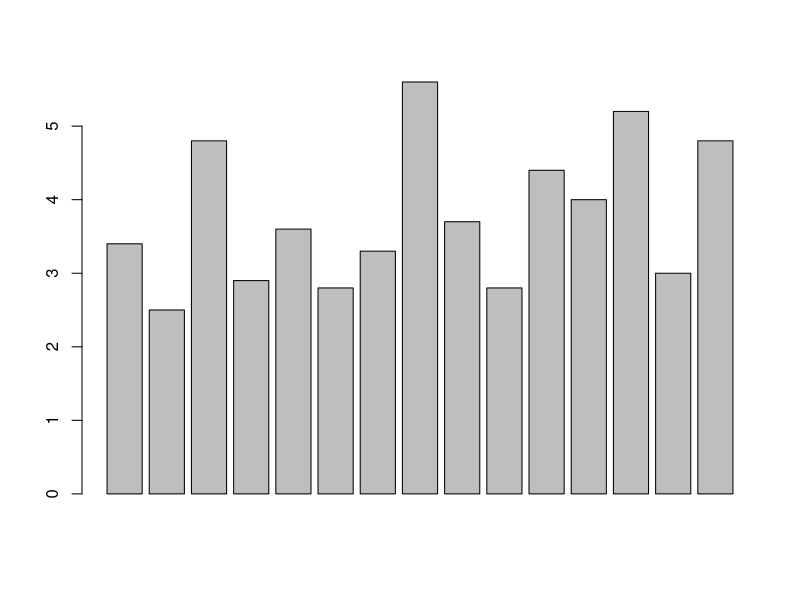
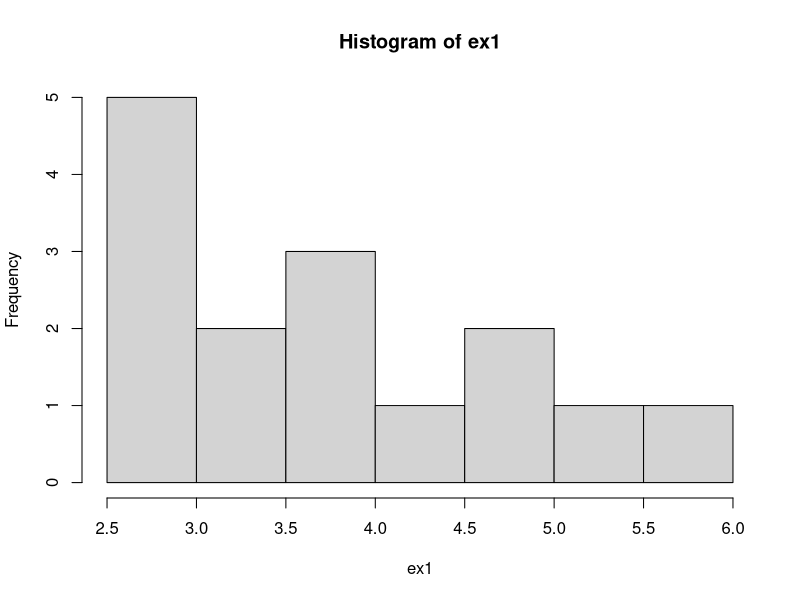
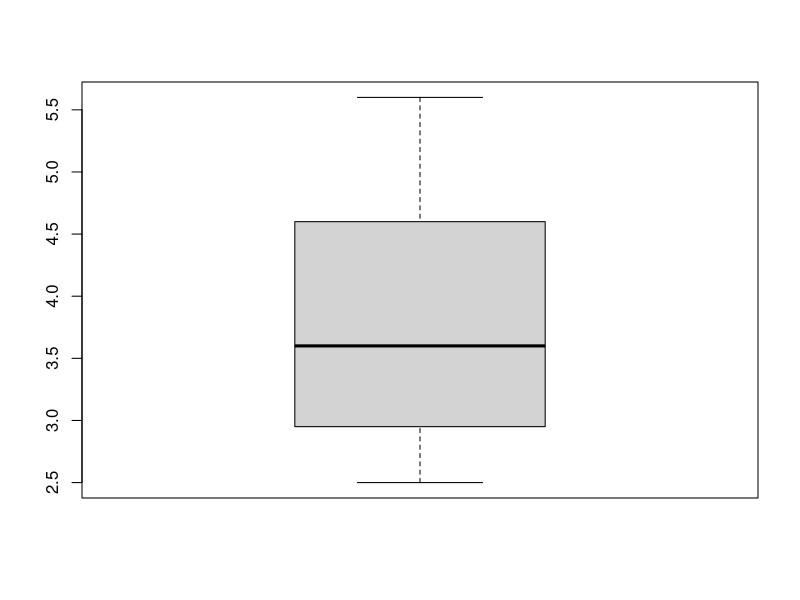
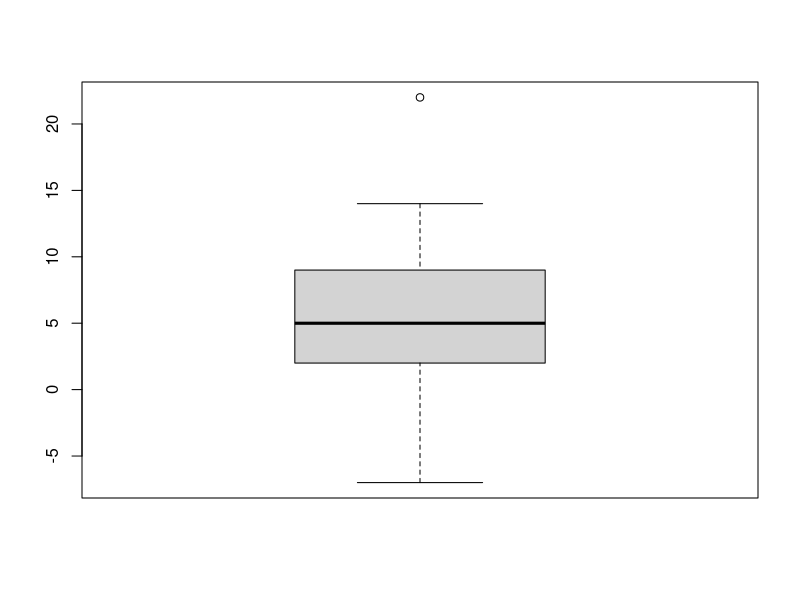
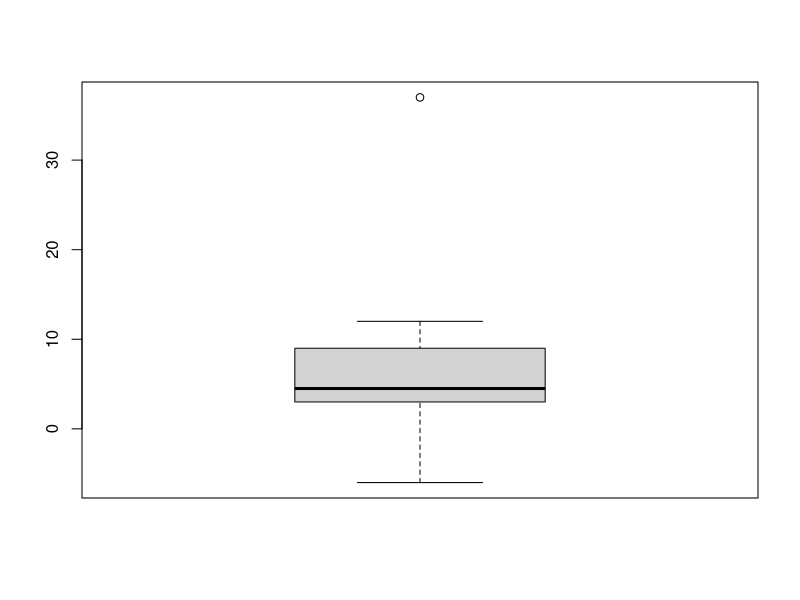
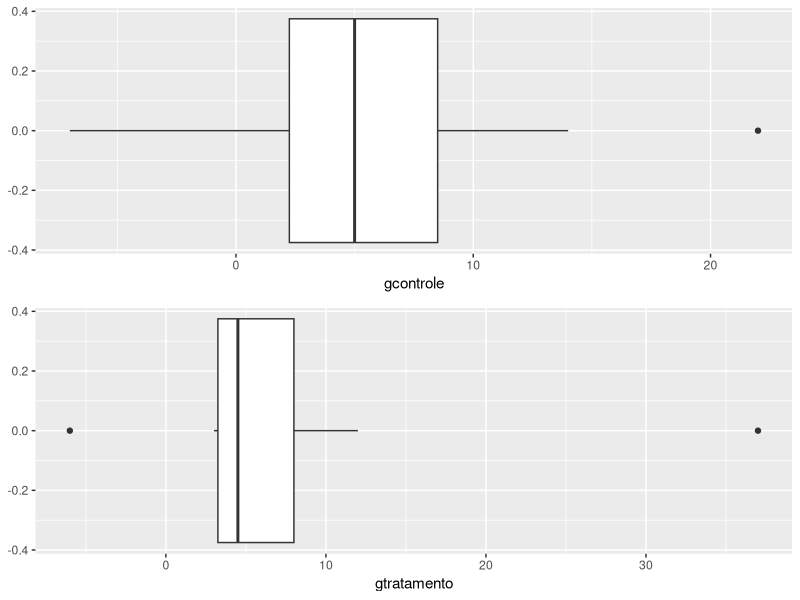
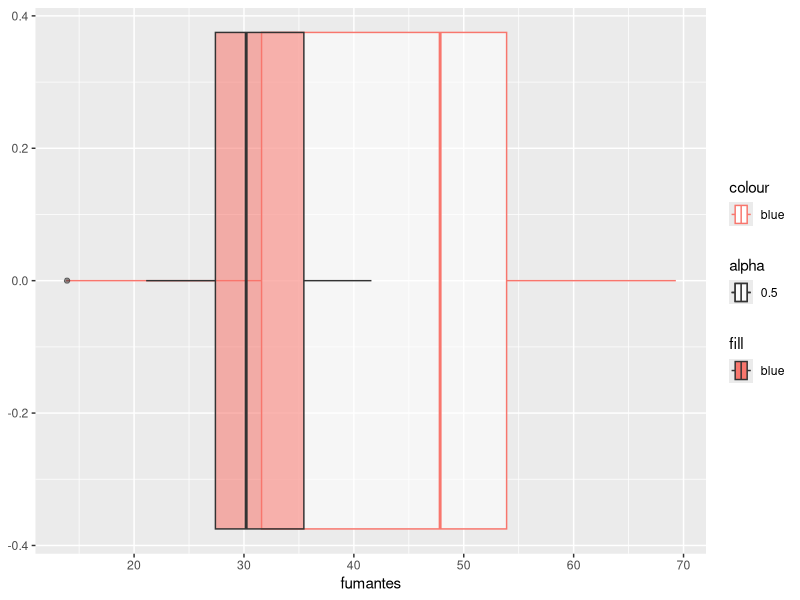
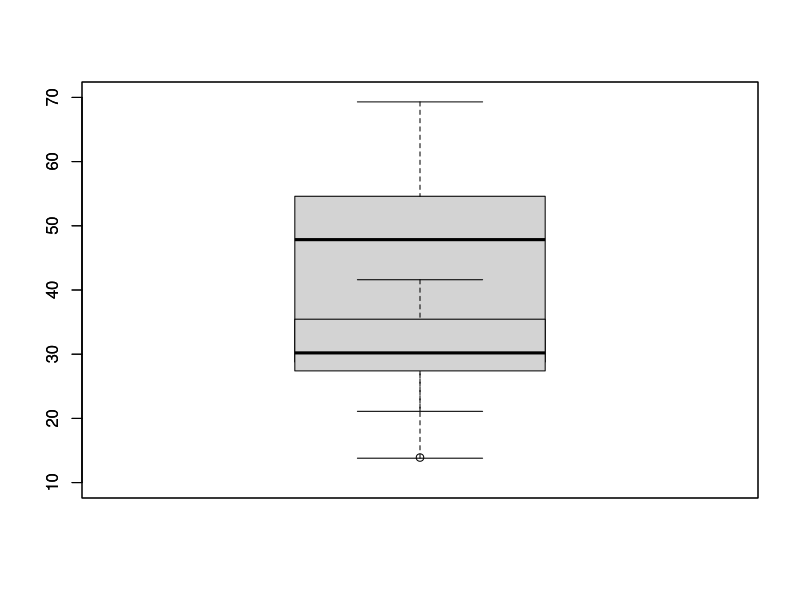

Source code (R) for these figures, in order:
## ---- chunk 1
library(tidyverse)

## ---- chunk 2
ex1 <- c(3.4, 2.5, 4.8, 2.9, 3.6, 2.8, 3.3, 5.6, 3.7, 2.8, 4.4, 4.0, 5.2, 3.0, 4.8)

# Grafico de Barras
barplot(ex1)
hist(ex1)

mean(ex1)
median(ex1)

boxplot(ex1)
# Grafico de ramo e folhas
stem(ex1)

## ---- chunk 3
gcontrole <- c( 7, 3, -4, 14, 2, 5, 22, -7, 9, 5)
gtratamento <- c(-6, 5, 9, 4, 4, 12, 37, 5, 3, 3)

# Boxplots

boxplot(gcontrole)
boxplot(gtratamento)

mean(gtratamento)
median(gtratamento)


mean(gcontrole)
median(gcontrole)

library(tidyverse)

p<- ggplot() + geom_boxplot(aes(x = gcontrole))
q <- ggplot() + geom_boxplot(aes(x = gtratamento))

library(gridExtra)

grid.arrange(p,q)

p<- ggplot() + geom_violin(aes(x = gcontrole)) 
q <- ggplot() + geom_violin(aes(x = gtratamento))


## ---- chunk 4
temp20 <- c(2.07, 2.14, 2.22, 2.03, 2.21, 2.03, 2.05, 2.18, 2.09, 2.14)
temp40 <- c(2.52, 2.15, 2.49, 2.03, 2.37, 2.05, 1.99, 2.42, 2.08, 2.42)

# tabela de frequencias
fa <- table(temp20)
fr <- prop.table(temp20)

a <- cbind(temp20, fa,fr)

fa.40 <- table(temp40)
fr.40 <- prop.table(temp40)

b <- cbind(temp40, fa.40,fr.40)
## ---- chunk 5
a
## ---- chunk 6
b
## ---- chunk 7
ex5 <- read_delim("censo.txt", delim = " ")
ex5

## ---- chunk 8
fumantes <- c(69.3, 56.0, 22.1, 47.6, 53.2, 48.1, 52.7, 34.4, 60.2, 43.8, 23.2, 13.8 )
naofumam <- c( 28.6, 25.1, 26.4, 34.9, 29.8, 28.4, 38.5, 30.2, 30.6, 31.8, 41.6, 21.1, 36.0, 37.9, 13.9) 

# Boxplots

#fumantes %>% ggplot() + geom_histogram()

#ggplot(data = fumantes) + geom_histogram()

ggplot() + geom_boxplot(aes(x = fumantes, alpha = 0.5, color = "blue")) + geom_boxplot(aes(x = naofumam , alpha = 0.5, fill = "blue"))


limits <- range(10, 70)
boxplot(fumantes, ylim = limits)
boxplot(naofumam, ylim = limits, add = T)

par(mfrow = c(1,2))
boxplot(fumantes, ylim = limits)
boxplot(naofumam, ylim = limits)

mean(fumantes)

mean(naofumam)

## ---- chunk 9
ex6 <- c(2, 2, 3, 10, 13, 14, 15, 15, 16, 16, 18, 18, 20, 21, 22, 22, 23, 24, 25, 25, 26, 27, 29, 29, 30, 32, 36, 42,44, 45, 45, 46, 48, 52, 58, 59, 61, 61, 61, 65, 66, 66, 68, 75, 78, 80, 89, 90, 92, 97)

# Histograma e boxplot

hist(ex6)

boxplot(ex6, main = "Numero de casas por quarteirao")


